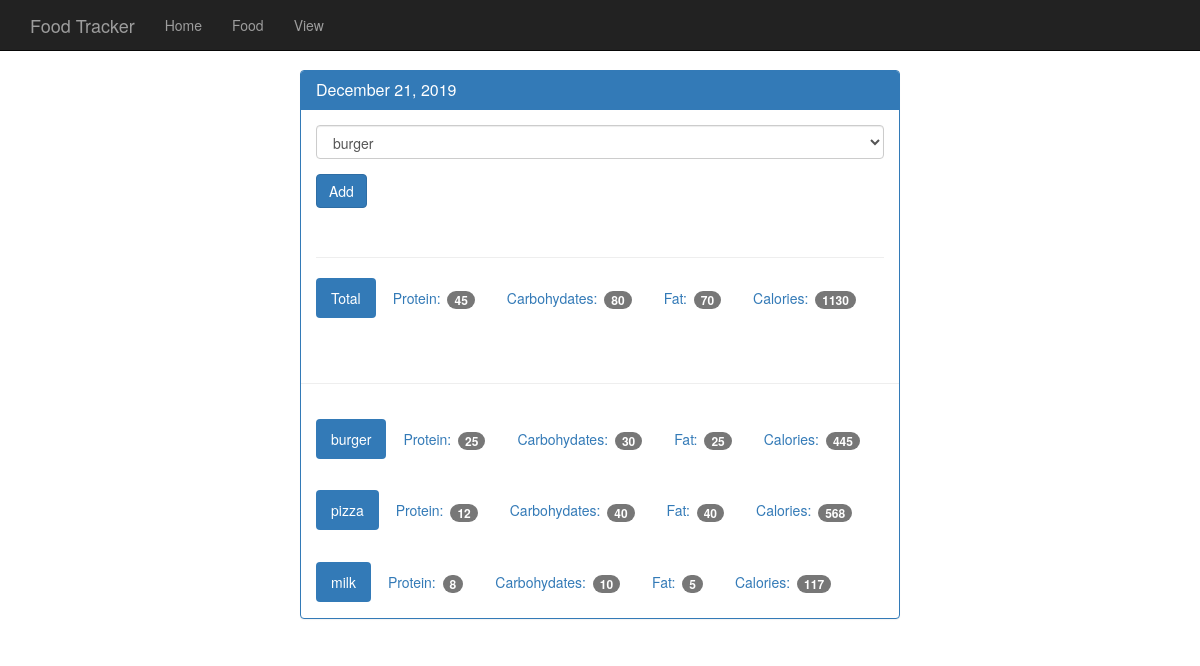
Screenshot of /view/20191221 with the database file from the repository.
### tables this page shows
CREATE TABLE food (
    id integer primary key autoincrement,
    name text not null,
    protein integer not null,
    carbohydrates integer not null,
    fat integer not null,
    calories integer not null
);

### app.py (the view)
@app.route('/view/<date>', methods=['GET', 'POST'])
def view(date):
    db = get_db()
    cur = db.execute('select id, entry_date '
                     'from log_date '
                     'where entry_date = ?',
                     [date])
    date_result = cur.fetchone()
    if request.method == 'POST':
        select = request.form['food-select']
        id = date_result['id']
        db.execute('insert into food_date (food_id, log_date_id) '
                   'values (?,?)', [select, id])
        db.commit()
    log_cur = db.execute('select food.name, food.protein, food.carbohydrates, food.fat, food.calories '
                         'from log_date '
                         'join food_date '
                         'on food_date.log_date_id = log_date.id '
                         'join food '
                         'on food.id = food_date.food_id '
                         'where log_date.entry_date = ?',
                         [date])
    food_list = log_cur.fetchall()
    totals = {'protein': 0, 'carbohydrates': 0, 'fat': 0, 'calories': 0}
    for food in food_list:
        totals['protein'] += food['protein']
        totals['carbohydrates'] += food['carbohydrates']
        totals['fat'] += food['fat']
        totals['calories'] += food['calories']
    d = datetime.strptime(str(date_result['entry_date']), '%Y%m%d')
    pretty_date = datetime.strftime(d, '%B %d, %Y')
    food_cur = db.execute('select id, name from food')
    food_results = food_cur.fetchall()
    return render_template('day.html',
                           entry_date=date_result['entry_date'],
                           pretty_date=pretty_date,
                           food_results=food_results,
                           food_list=food_list,
                           totals=totals
                           )

### database.py (called while the page is built)
def connect_db():
    sql = sqlite3.connect('/Users/redbook/PycharmProjects/FoodTracker/food_log.db')
    sql.row_factory = sqlite3.Row
    return sql

def get_db():
    if not hasattr(g, 'sqlite3'):
        g.sqlite_db = connect_db()
    return g.sqlite_db

### templates/day.html (shortened to what this page needs)
{% extends 'base.html'%}
{% block content %}
    <div class="container theme-showcase col-sm-6 col-sm-offset-3" role="main">
        <div class="row">
            <div>
                <div class="panel panel-primary">
                    <div class="panel-heading">
                        <h3 class="panel-title">{{pretty_date}}</h3>
                    </div>
                    <div class="panel-body">
                        <form method="POST" action="{{ url_for('view', date=entry_date) }}">
                            <div class="form-group">
                                <select class="form-control" name="food-select">
                                    {% for food in food_results %}
                                     <option value="{{ food.id }}">{{food.name}}</option>
                                    {% endfor %}
                                </select>
                            </div>
                            <button type="submit" class="btn btn-primary">Add</button>
                        </form>
                        <div class="page-header"></div>
                        <ul class="nav nav-pills" role="tablist">
                            <li class="active"><a>Total</a></li>
                            <li><a>Protein: <span class="badge">{{totals.protein }}</span></a></li>
                            <li><a>Carbohydates: <span class="badge">{{totals.carbohydrates}}</span></a></li>
                            <li><a>Fat: <span class="badge">{{totals.fat}}</span></a></li>
                            <li><a>Calories: <span class="badge">{{totals.calories}}</span></a></li>
                        </ul>
                    </div>
                    <div class="page-header"></div>
                {% for foods in food_list %}
                     <div class="panel-body">
                        <ul class="nav nav-pills" role="tablist">
                            <li class="active"><a>{{foods.name}}</a></li>
                            <li><a>Protein: <span class="badge">{{foods.protein}}</span></a></li>
                            <li><a>Carbohydates: <span class="badge">{{foods.carbohydrates}}</span></a></li>
                            <li><a>Fat: <span class="badge">{{foods.fat}}</span></a></li>
                            <li><a>Calories: <span class="badge">{{foods.calories}}</span></a></li>
                        </ul>
                    </div>
                {% endfor %}
                </div>
            </div>
        </div>
    </div>
{% endblock %}

### templates/base.html (shortened to what this page needs)
<!doctype html>
<html lang="en">
<head>
    <link rel="stylesheet" href="{{ url_for('static', filename='bootstrap.min.css') }}">
    <link rel="stylesheet" href="{{ url_for('static', filename='theme.css') }}">
</head>
<body>
{% include 'nav.html' %}
{% block content %}
{% endblock %}
</body>
</html>

### templates/nav.html
<nav class="navbar navbar-inverse navbar-fixed-top">
      <div class="container">
        <div class="navbar-header">
          <a class="navbar-brand" href="/">Food Tracker</a>
        </div>
        <div id="navbar" class="navbar-collapse collapse">
          <ul class="nav navbar-nav">
            <li><a href="/">Home</a></li>
            <li><a href="/food">Food</a></li>
            <li><a href="/view">View</a></li>
          </ul>
        </div>
      </div>
    </nav>

### static/theme.css (style rules this page uses)
body { padding-top: 70px; padding-bottom: 30px; }

### rows the page displays
food: name "burger", protein "25", carbohydrates "30", fat "25", calories "445"
food: name "pizza", protein "12", carbohydrates "40", fat "40", calories "568"
food: name "milk", protein "8", carbohydrates "10", fat "5", calories "117"

### other values shown
{{ pretty_date }} "December 21, 2019"
{{ totals.protein }} "45"
{{ totals.carbohydrates }} "80"
{{ totals.fat }} "70"
{{ totals.calories }} "1130"
form field food-select "burger"
